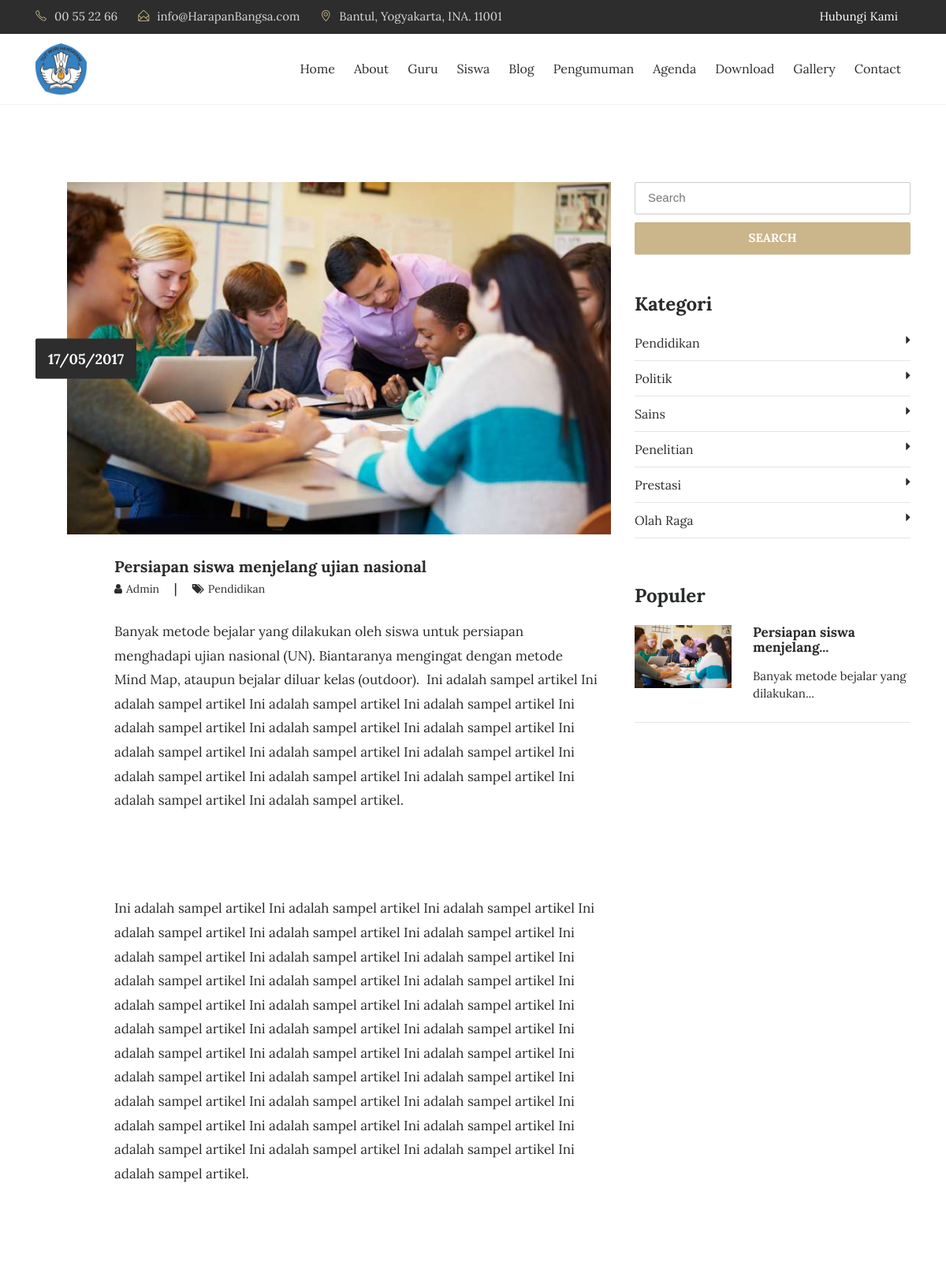
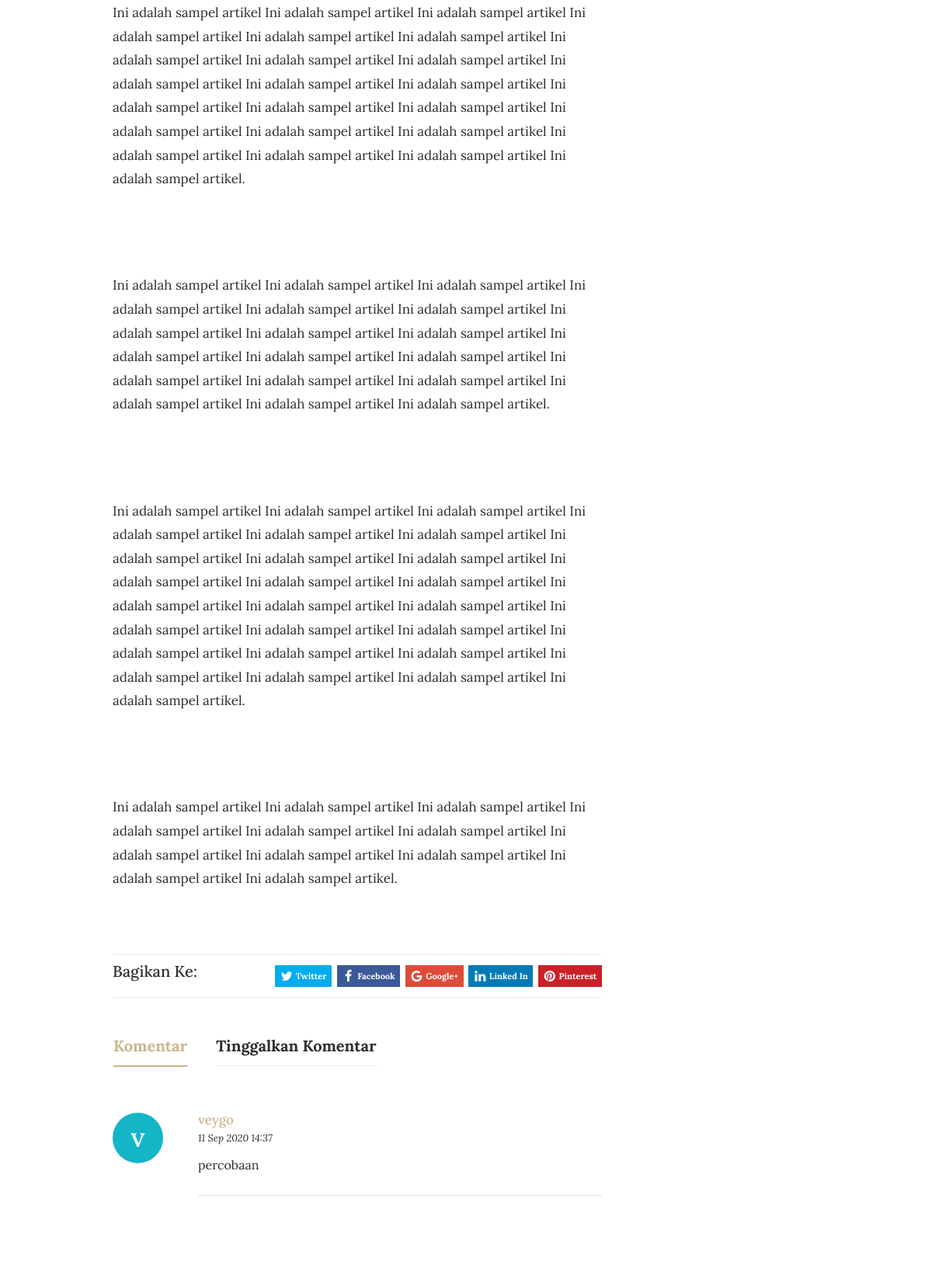
The page /artikel/persiapan-siswa-menjelang-ujian-nasional (upper part) on the database its author committed (2 pictures, top to bottom).
### tables this page shows
CREATE TABLE `tbl_tulisan` (
  `tulisan_id` int(11) NOT NULL,
  `tulisan_judul` varchar(100) DEFAULT NULL,
  `tulisan_isi` text,
  `tulisan_tanggal` timestamp NULL DEFAULT CURRENT_TIMESTAMP,
  `tulisan_kategori_id` int(11) DEFAULT NULL,
  `tulisan_kategori_nama` varchar(30) DEFAULT NULL,
  `tulisan_views` int(11) DEFAULT '0',
  `tulisan_gambar` varchar(40) DEFAULT NULL,
  `tulisan_pengguna_id` int(11) DEFAULT NULL,
  `tulisan_author` varchar(40) DEFAULT NULL,
  `tulisan_img_slider` int(2) NOT NULL DEFAULT '0',
  `tulisan_slug` varchar(200) DEFAULT NULL
);

CREATE TABLE `tbl_komentar` (
  `komentar_id` int(11) NOT NULL,
  `komentar_nama` varchar(30) DEFAULT NULL,
  `komentar_email` varchar(50) DEFAULT NULL,
  `komentar_isi` varchar(120) DEFAULT NULL,
  `komentar_tanggal` timestamp NULL DEFAULT CURRENT_TIMESTAMP,
  `komentar_status` varchar(2) DEFAULT NULL,
  `komentar_tulisan_id` int(11) DEFAULT NULL,
  `komentar_parent` int(11) DEFAULT '0'
);

CREATE TABLE `tbl_kategori` (
  `kategori_id` int(11) NOT NULL,
  `kategori_nama` varchar(30) DEFAULT NULL,
  `kategori_tanggal` timestamp NULL DEFAULT CURRENT_TIMESTAMP
);

### application/controllers/Blog.php (called while the page is built, shortened)
<?php
class Blog extends CI_Controller{
	function __construct(){
		$this->load->model('m_tulisan');
		$this->load->model('m_pengunjung');
	}
	function detail($slugs){
		$slug=htmlspecialchars($slugs,ENT_QUOTES);
		$query = $this->db->get_where('tbl_tulisan', array('tulisan_slug' => $slug));
		if($query->num_rows() > 0){
			$b=$query->row_array();
			$kode=$b['tulisan_id'];
			$this->db->query("UPDATE tbl_tulisan SET tulisan_views=tulisan_views+1 WHERE tulisan_id='$kode'");
			$data=$this->m_tulisan->get_berita_by_kode($kode);
			$row=$data->row_array();
			$x['id']=$row['tulisan_id'];
			$x['title']=$row['tulisan_judul'];
			$x['image']=$row['tulisan_gambar'];
			$x['blog'] =$row['tulisan_isi'];
			$x['tanggal']=$row['tanggal'];
			$x['author']=$row['tulisan_author'];
			$x['kategori']=$row['tulisan_kategori_nama'];
			$x['slug']=$row['tulisan_slug'];
			$x['show_komentar']=$this->m_tulisan->show_komentar_by_tulisan_id($kode);
			$x['category']=$this->db->get('tbl_kategori');
			$x['populer']=$this->db->query("SELECT * FROM tbl_tulisan ORDER BY tulisan_views DESC LIMIT 5");
			$this->load->view('depan/v_blog_detail',$x);
		}else{
			redirect('artikel');
		}
	}
}

### index.php (called while the page is built, shortened)
<?php
require_once BASEPATH.'core/CodeIgniter.php';

### application/models/M_tulisan.php (called while the page is built, shortened)
<?php
class M_tulisan extends CI_Model{
	function get_berita_by_kode($kode){
		$hsl=$this->db->query("SELECT tbl_tulisan.*,DATE_FORMAT(tulisan_tanggal,'%d/%m/%Y') AS tanggal FROM tbl_tulisan where tulisan_id='$kode'");
		return $hsl;
	}
	function show_komentar_by_tulisan_id($kode){
		$hsl=$this->db->query("SELECT * FROM tbl_komentar WHERE komentar_tulisan_id='$kode' AND komentar_status='1' AND komentar_parent='0'");
		return $hsl;
	}
}

### application/views/depan/v_blog_detail.php (the view, shortened to what this page needs)
<!DOCTYPE html>
<html lang="en">
<head>
    <?php
        function limit_words($string, $word_limit){
            $words = explode(" ",$string);
            return implode(" ",array_splice($words,0,$word_limit));
        }
    ?>
    <link rel="stylesheet" href="<?php echo base_url().'theme/css/bootstrap.min.css'?>">
    <link rel="stylesheet" href="<?php echo base_url().'theme/css/font-awesome.min.css'?>">
    <link rel="stylesheet" href="<?php echo base_url().'theme/css/simple-line-icons.css'?>">
    <link rel="stylesheet" href="<?php echo base_url().'theme/css/owl.carousel.min.css'?>">
    <link href="<?php echo base_url().'theme/css/style.css'?>" rel="stylesheet">
    <link href="<?php echo base_url().'theme/css/jssocials.css'?>" rel="stylesheet">
    <link href="<?php echo base_url().'theme/css/jssocials-theme-flat.css'?>" rel="stylesheet">
</head>
<body>
  <div class="header-topbar">
      <div class="container">
          <div class="row">
              <div class="col-xs-6 col-sm-8 col-md-9">
                  <div class="header-top_address">
                      <div class="header-top_list">
                          <span class="icon-phone"></span>00 55 22 66
                      </div>
                     <div class="header-top_list">
                            <span class="icon-envelope-open"></span>info@HarapanBangsa.com
                        </div>
                        <div class="header-top_list">
                            <span class="icon-location-pin"></span>Bantul, Yogyakarta, INA. 11001
                        </div>
                  </div>
              </div>
              <div class="col-xs-6 col-sm-4 col-md-3">
                  <div class="header-top_login mr-sm-3">
                      <a href="<?php echo site_url('contact');?>">Hubungi Kami</a>
                  </div>
              </div>
          </div>
      </div>
  </div>
  <div data-toggle="affix" style="border-bottom:solid 1px #f2f2f2;">
      <div class="container nav-menu2">
          <div class="row">
              <div class="col-md-12">
                  <nav class="navbar navbar2 navbar-toggleable-md navbar-light bg-faded">
                      <a href="<?php echo site_url('');?>" class="navbar-brand nav-brand2"><img class="img img-responsive" width="65px;" src="<?php echo base_url().'assets/images/sd.png'?>"></a>
                      <div class="collapse navbar-collapse justify-content-end" id="navbarNavDropdown">
                          <ul class="navbar-nav">
                              <li class="nav-item">
                                  <a class="nav-link" href="<?php echo site_url('');?>">Home</a>
                              </li>
                              <li class="nav-item">
                                  <a class="nav-link" href="<?php echo site_url('about');?>">About</a>
                              </li>
                              <li class="nav-item">
                                  <a class="nav-link" href="<?php echo site_url('guru');?>">Guru</a>
                              </li>
                              <li class="nav-item">
                                  <a class="nav-link" href="<?php echo site_url('siswa');?>">Siswa</a>
                              </li>
                              <li class="nav-item">
                                  <a class="nav-link" href="<?php echo site_url('blog');?>">Blog</a>
                              </li>
                              <li class="nav-item">
                                  <a class="nav-link" href="<?php echo site_url('pengumuman');?>">Pengumuman</a>
                              </li>
                              <li class="nav-item">
                                  <a class="nav-link" href="<?php echo site_url('agenda');?>">Agenda</a>
                              </li>
                              <li class="nav-item">
                                  <a class="nav-link" href="<?php echo site_url('download');?>">Download</a>
                              </li>
                              <li class="nav-item">
                                  <a class="nav-link" href="<?php echo site_url('galeri');?>">Gallery</a>
                              </li>
                              <li class="nav-item">
                                <a class="nav-link" href="<?php echo site_url('contact');?>">Contact</a>
                              </li>
                        </ul>
                  </div>
                </nav>
              </div>
            </div>
          </div>
        </div>
<section class="blog-wrap">
    <div class="container">
        <div class="row">
            <div class="col-md-8">
                <div class="blog-img_block">
                    <img src="<?php echo base_url().'assets/images/'.$image?>" class="img-fluid" alt="blog-img">
                    <div class="blog-date">
                        <span><?php echo $tanggal;?></span>
                    </div>
                </div>
                <div class="blog-tiltle_block">
                    <h4><a href="<?php echo site_url('artikel/'.$slug);?>"><?php echo $title;?></a></h4>
                    <h6> <a href="#"><i class="fa fa-user" aria-hidden="true"></i><span><?php echo $author;?></span> </a>  |   <a href="#"><i class="fa fa-tags" aria-hidden="true"></i><span><?php echo $kategori;?></span></a></h6>
                    <?php echo $blog;?>
                </div>
                <div class="blog-tiltle_block">
                    <div class="blog-icons">
                        <div class="blog-share_block">
                          <div class="pull-left"><h5>Bagikan Ke:</h5></div>
                          <div class="sharePopup"></div>
                        </div>
                    </div>
                    <ul class="nav nav-tabs blogpost-tab-wrap" role="tablist">
                        <li class="nav-item blogpost-nav-tab">
                            <a class="nav-link active" data-toggle="tab" href="#comments" role="tab">Komentar</a>
                        </li>
                        <li class="nav-item blogpost-nav-tab">
                            <a class="nav-link" data-toggle="tab" href="#write-comment" role="tab">Tinggalkan Komentar</a>
                        </li>
                    </ul>
                    <div class="clearfix"></div>
                    <div class="blogpost-tabs">
                        <div class="tab-content">
                            <div class="tab-pane active" id="comments" role="tabpanel">
                              <?php
                                  $colors = array(
                                      '#ff9e67',
                                      '#10bdff',
                                      '#14b5c7',
                                      '#f98182',
                                      '#8f9ce2',
                                      '#ee2b33',
                                      '#d4ec15',
                                      '#613021',
                                  );
                                  foreach ($show_komentar->result() as $row) :
                                  shuffle($colors);
                                ?>
                                <div class="row">
                                    <div class="col-md-12">
                                        <div class="row">
                                            <div class="col-md-2">
                                                <div class="blodpost-tab-img" style="background-color:<?php echo reset($colors);?>;width: 65px;height: 65px;border-radius:50px 50px 50px 50px;">
                                                    <center><h2 style="padding-top:20%;color:#fff;"><?php echo substr($row->komentar_nama,0,1);?></h2></center>
                                                </div>
                                            </div>
                                            <div class="col-md-10">
                                                <div class="blogpost-tab-description">
                                                    <h6><?php echo $row->komentar_nama;?></h6><small><em><?php echo date("d M Y H:i", strtotime($row->komentar_tanggal));?></em></small>
                                                    <p><?php echo $row->komentar_isi;?></p>
                                                </div>
                                                <hr>
                                            </div>
                                        </div>
                                    </div>
                                </div>
                                <?php endforeach;?>
                            </div>
                        </div>
                    </div>
                </div>
            </div>
            <div class="col-md-4">
              <form action="<?php echo site_url('blog/search');?>" method="get">
                  <input type="text" name="keyword" placeholder="Search" class="blog-search" required>
                  <button type="submit" class="btn btn-warning btn-blogsearch">SEARCH</button>
              </form>
                <div class="blog-category_block">
                    <h3>Kategori</h3>
                    <ul>
                      <?php foreach ($category->result() as $row) : ?>
                        <li><a href="<?php echo site_url('blog/kategori/'.str_replace(" ","-",$row->kategori_nama));?>"><?php echo $row->kategori_nama;?><i class="fa fa-caret-right" aria-hidden="true"></i></a></li>
                      <?php endforeach;?>
                    </ul>
                </div>
                <div class="blog-featured_post">
                    <h3>Populer</h3>
                  <?php foreach ($populer->result() as $row) :?>
                    <div class="blog-featured-img_block">
                        <img width="35%" src="<?php echo base_url().'assets/images/'.$row->tulisan_gambar;?>" class="img-fluid" alt="blog-featured-img">
                        <h5><a href="<?php echo site_url('artikel/'.$row->tulisan_slug);?>"><?php echo limit_words($row->tulisan_judul,3).'...';?></a></h5>
                        <p><?php echo limit_words($row->tulisan_isi,5).'...';?></p>
                    </div>
                    <hr>
                  <?php endforeach;?>
                </div>
            </div>
        </div>
    </div>
</section>
    </body>
    </html>

### application/views/depan/v_blog_detail.php (style rules this page uses)
.sharePopup { font-size: 11px; }

### rows shown on the page
tbl_tulisan: tulisan_gambar (picture), tulisan_judul "Persiapan siswa menjelang ujian nasional", tulisan_author "Admin", tulisan_kategori_nama "Pendidikan", tulisan_isi "Banyak metode bejalar yang dilakukan oleh siswa untuk persiapan menghadapi ujian nasional (UN). Biantaranya mengingat dengan metode Mind Map, ataupun bejalar diluar kelas (outdoor). Ini adalah sampel artikel Ini adalah sampel artikel Ini adalah sampel artikel Ini adalah sampel artikel Ini adalah sampel artikel Ini adalah sampel artikel Ini adalah sampel artikel Ini adalah sampel artikel Ini adalah sampel artikel Ini adalah sampel artikel Ini adalah sampel artikel Ini adalah sampel artikel Ini adalah sampel artikel Ini adalah sampel artikel Ini adalah sampel artikel. Ini adalah sampel artikel Ini adalah sampel artikel Ini adalah sampel artikel Ini adalah sampel artikel Ini adalah sampel…", tulisan_judul "Persiapan siswa menjelang", tulisan_isi "Banyak metode bejalar yang dilakukan"
tbl_komentar: komentar_nama "v", komentar_nama "veygo", komentar_tanggal "11 Sep 2020 14:37", komentar_isi "percobaan"
tbl_kategori: kategori_nama "Pendidikan"
tbl_kategori: kategori_nama "Politik"
tbl_kategori: kategori_nama "Sains"
tbl_kategori: kategori_nama "Penelitian"
tbl_kategori: kategori_nama "Prestasi"
tbl_kategori: kategori_nama "Olah Raga"

### other values the page prints
$tanggal "17/05/2017"
